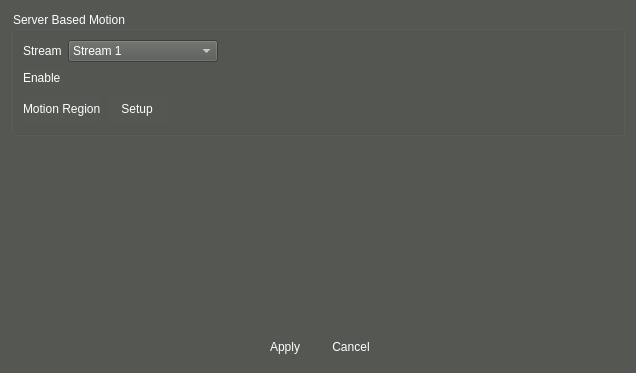
<?xml version="1.0" encoding="UTF-8"?>
<ui version="4.0">
 <class>VSCMotion</class>
 <widget class="QWidget" name="VSCMotion">
  <property name="geometry">
   <rect>
    <x>0</x>
    <y>0</y>
    <width>636</width>
    <height>373</height>
   </rect>
  </property>
  <property name="windowTitle">
   <string>Master Hard Disk Selecting</string>
  </property>
  <property name="windowIcon">
   <iconset>
    <normaloff>:/logo/resources/vscsmall.jpg</normaloff>:/logo/resources/vscsmall.jpg</iconset>
  </property>
  <property name="styleSheet">
   <string notr="true">color: rgb(255, 255, 255);
background-color: rgb(85, 87, 83);</string>
  </property>
  <layout class="QVBoxLayout" name="verticalLayout_2">
   <item>
    <widget class="QGroupBox" name="groupBox">
     <property name="title">
      <string>Server Based Motion</string>
     </property>
     <layout class="QVBoxLayout" name="verticalLayout">
      <item>
       <layout class="QHBoxLayout" name="horizontalLayout_3">
        <item>
         <widget class="QLabel" name="labelName">
          <property name="text">
           <string>Stream</string>
          </property>
          <property name="alignment">
           <set>Qt::AlignLeading|Qt::AlignLeft|Qt::AlignVCenter</set>
          </property>
         </widget>
        </item>
        <item>
         <widget class="QComboBox" name="stream">
          <property name="minimumSize">
           <size>
            <width>150</width>
            <height>0</height>
           </size>
          </property>
          <item>
           <property name="text">
            <string>Stream 1</string>
           </property>
          </item>
          <item>
           <property name="text">
            <string>Stream2</string>
           </property>
          </item>
         </widget>
        </item>
        <item>
         <spacer name="horizontalSpacer_3">
          <property name="orientation">
           <enum>Qt::Horizontal</enum>
          </property>
          <property name="sizeHint" stdset="0">
           <size>
            <width>40</width>
            <height>20</height>
           </size>
          </property>
         </spacer>
        </item>
       </layout>
      </item>
      <item>
       <layout class="QHBoxLayout" name="horizontalLayout_2">
        <item>
         <widget class="QLabel" name="labelName_3">
          <property name="text">
           <string>Enable </string>
          </property>
          <property name="alignment">
           <set>Qt::AlignLeading|Qt::AlignLeft|Qt::AlignVCenter</set>
          </property>
         </widget>
        </item>
        <item>
         <widget class="SwitchControl" name="enable" native="true">
          <property name="maximumSize">
           <size>
            <width>40</width>
            <height>25</height>
           </size>
          </property>
         </widget>
        </item>
        <item>
         <spacer name="horizontalSpacer_5">
          <property name="orientation">
           <enum>Qt::Horizontal</enum>
          </property>
          <property name="sizeHint" stdset="0">
           <size>
            <width>40</width>
            <height>20</height>
           </size>
          </property>
         </spacer>
        </item>
       </layout>
      </item>
      <item>
       <layout class="QHBoxLayout" name="horizontalLayout_4">
        <item>
         <widget class="QLabel" name="labelName_2">
          <property name="text">
           <string>Motion Region</string>
          </property>
          <property name="alignment">
           <set>Qt::AlignLeading|Qt::AlignLeft|Qt::AlignVCenter</set>
          </property>
         </widget>
        </item>
        <item>
         <widget class="QPushButton" name="setupMot">
          <property name="enabled">
           <bool>true</bool>
          </property>
          <property name="minimumSize">
           <size>
            <width>60</width>
            <height>30</height>
           </size>
          </property>
          <property name="maximumSize">
           <size>
            <width>60</width>
            <height>30</height>
           </size>
          </property>
          <property name="styleSheet">
           <string notr="true">QPushButton { 
border:none;
color:white;
background-image: url(:/action/resources/button.png);}
QPushButton:hover {
	background-image: url(:/action/resources/buttonpress.png);}
QPushButton:pressed {
	background-image: url(:/action/resources/button.png);}
</string>
          </property>
          <property name="text">
           <string>Setup</string>
          </property>
          <property name="iconSize">
           <size>
            <width>60</width>
            <height>40</height>
           </size>
          </property>
         </widget>
        </item>
        <item>
         <spacer name="horizontalSpacer_4">
          <property name="orientation">
           <enum>Qt::Horizontal</enum>
          </property>
          <property name="sizeHint" stdset="0">
           <size>
            <width>40</width>
            <height>20</height>
           </size>
          </property>
         </spacer>
        </item>
       </layout>
      </item>
     </layout>
    </widget>
   </item>
   <item>
    <spacer name="verticalSpacer">
     <property name="orientation">
      <enum>Qt::Vertical</enum>
     </property>
     <property name="sizeHint" stdset="0">
      <size>
       <width>20</width>
       <height>40</height>
      </size>
     </property>
    </spacer>
   </item>
   <item>
    <layout class="QHBoxLayout" name="horizontalLayout">
     <item>
      <spacer name="horizontalSpacer">
       <property name="orientation">
        <enum>Qt::Horizontal</enum>
       </property>
       <property name="sizeHint" stdset="0">
        <size>
         <width>40</width>
         <height>20</height>
        </size>
       </property>
      </spacer>
     </item>
     <item>
      <widget class="QPushButton" name="pushButtonApply">
       <property name="minimumSize">
        <size>
         <width>60</width>
         <height>30</height>
        </size>
       </property>
       <property name="maximumSize">
        <size>
         <width>60</width>
         <height>30</height>
        </size>
       </property>
       <property name="styleSheet">
        <string notr="true">QPushButton { 
border:none;
color:white;
background-image: url(:/action/resources/button.png);}
QPushButton:hover {
	background-image: url(:/action/resources/buttonpress.png);}
QPushButton:pressed {
	background-image: url(:/action/resources/button.png);}
</string>
       </property>
       <property name="text">
        <string>Apply</string>
       </property>
       <property name="iconSize">
        <size>
         <width>60</width>
         <height>40</height>
        </size>
       </property>
      </widget>
     </item>
     <item>
      <widget class="QPushButton" name="pushButtonCancel">
       <property name="minimumSize">
        <size>
         <width>60</width>
         <height>30</height>
        </size>
       </property>
       <property name="maximumSize">
        <size>
         <width>60</width>
         <height>30</height>
        </size>
       </property>
       <property name="styleSheet">
        <string notr="true">QPushButton { 
border:none;
color:white;
background-image: url(:/action/resources/button.png);}
QPushButton:hover {
	background-image: url(:/action/resources/buttonpress.png);}
QPushButton:pressed {
	background-image: url(:/action/resources/button.png);}
</string>
       </property>
       <property name="text">
        <string>Cancel</string>
       </property>
       <property name="iconSize">
        <size>
         <width>60</width>
         <height>40</height>
        </size>
       </property>
      </widget>
     </item>
     <item>
      <spacer name="horizontalSpacer_2">
       <property name="orientation">
        <enum>Qt::Horizontal</enum>
       </property>
       <property name="sizeHint" stdset="0">
        <size>
         <width>40</width>
         <height>20</height>
        </size>
       </property>
      </spacer>
     </item>
    </layout>
   </item>
  </layout>
 </widget>
 <customwidgets>
  <customwidget>
   <class>SwitchControl</class>
   <extends>QWidget</extends>
   <header>common/switchcontrol.h</header>
   <container>1</container>
  </customwidget>
 </customwidgets>
 <resources>
  <include location="../../../main/vscmainwindows.qrc"/>
 </resources>
 <connections/>
</ui>
